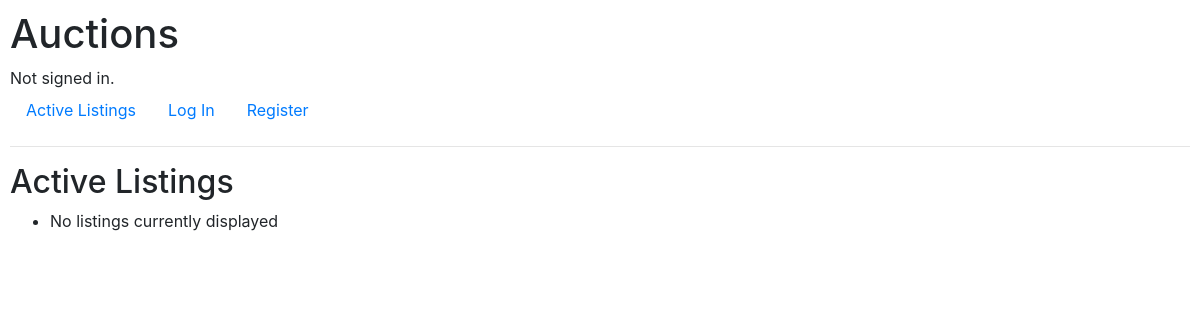
The app's page /, older data.
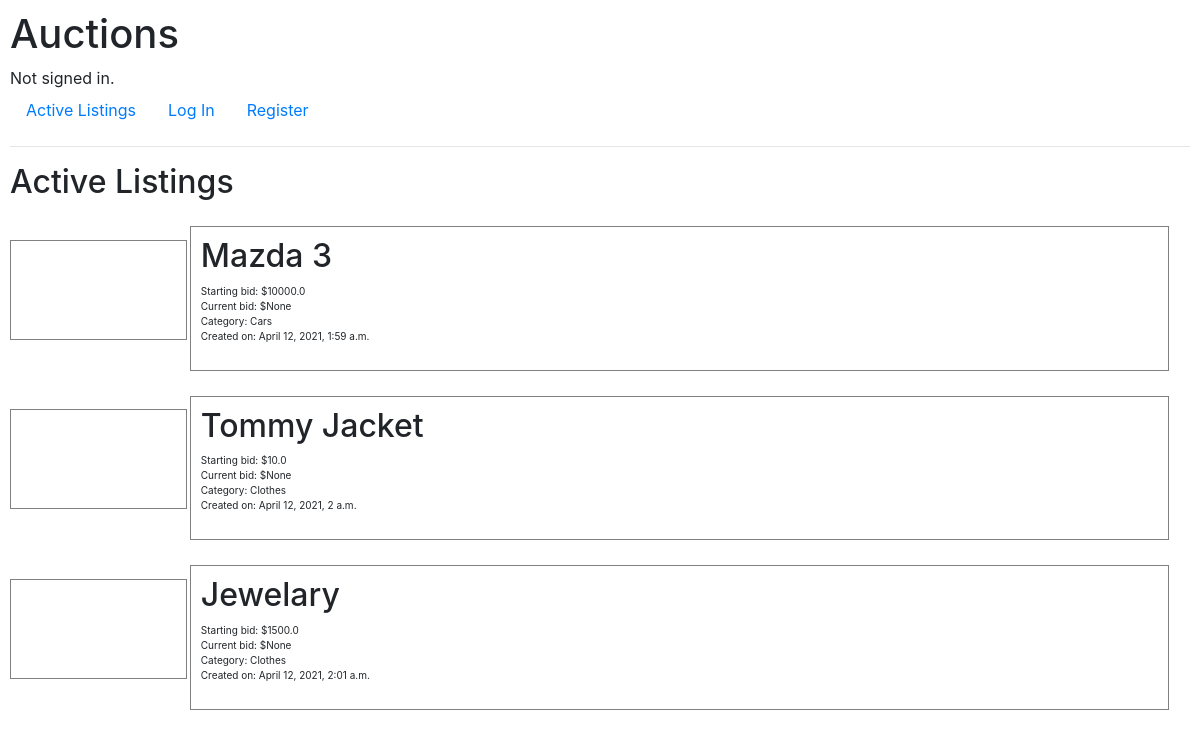
The same page, newer data.
### auctions/models.py (models this page shows, shortened)
class List(models.Model):
    title = models.CharField(max_length=64)
    created_date = models.DateTimeField(default= timezone.now)
    description = models.TextField()
    starting_bid= models.FloatField()
    current_bid = models.FloatField(blank= True, null=True)
    category = models.ForeignKey(Category, on_delete= models.CASCADE, related_name="Category")
    creator = models.ForeignKey(User, on_delete= models.PROTECT, related_name="Creator_lists")
    image = models.ImageField( blank = True, null = True, upload_to="images/")

class Category(models.Model):
    category = models.CharField(max_length=30)
    def __str__(self):
        return f'{self.category}'

### auctions/views.py (the view)
# urls.py: path("", views.index, name="index"),
def index(request):
    return render(request, "auctions/index.html",{
        "Listings": List.objects.all()
    })

### auctions/templates/auctions/index.html (shortened to what this page needs)
{% extends "auctions/layout.html" %}
{% block body %}
<h2>Active Listings</h2>
{% for list in Listings %}
<div class="listing">
    <div class="image">
    </div>
    <div class="content">
        <h2>{{ list.title }}</h2>
        <p>
            Starting bid: ${{ list.starting_bid }}<br>
            Current bid: ${{ list.current_bid }}<br>
            Category: {{ list.category }}<br>
            Created on: {{ list.created_date }}
        </p>
    </div>
{% empty %}
<ul>
    <li>No listings currently displayed</li>
</ul>
{% endfor %}
</div>
{% endblock %}

### auctions/templates/auctions/layout.html (shortened to what this page needs)
{% load static %}
<!DOCTYPE html>
<html lang="en">
    <head>
        <link rel="stylesheet" href="https://stackpath.bootstrapcdn.com/bootstrap/4.4.1/css/bootstrap.min.css">
        <link href="{% static 'auctions/styles.css' %}" rel="stylesheet">
    </head>
    <body>
        <h1>Auctions</h1>
        <div>
            {% if user.is_authenticated %}
                Signed in as <strong>{{ user.username }}</strong>.
            {% else %}
                Not signed in.
            {% endif %}
        </div>
        <ul class="nav">
            <li class="nav-item">
                <a class="nav-link" href="{% url 'index' %}">Active Listings</a>
            </li>
            {% if user.is_authenticated %}
                <li class="nav-item">
                    <a class="nav-link" href="{% url 'logout' %}">Log Out</a>
                </li>
            {% else %}
                <li class="nav-item">
                    <a class="nav-link" href="{% url 'login' %}">Log In</a>
                </li>
                <li class="nav-item">
                    <a class="nav-link" href="{% url 'register' %}">Register</a>
                </li>
            {% endif %}
        </ul>
        <hr>
        {% block body %}
        {% endblock %}
    </body>
</html>

### auctions/static/auctions/styles.css (style rules this page uses)
body { padding: 10px; }
.listing { font-size: 10px; text-align: left; margin-top: 25px; }
.image { display: inline-block; width: 15%; height: 100px; border: 1px solid gray; }
.content { display: inline-block; width: 83%; border: 1px solid gray; padding: 10px; }

Row changes from the older to the newer data that the page shows:
added List: title "Mazda 3", starting_bid "10000.0", current_bid "None", category "Cars", created_date "April 12, 2021, 1:59 a.m."
added List: title "Tommy Jacket", starting_bid "10.0", current_bid "None", category "Clothes", created_date "April 12, 2021, 2 a.m."
added List: title "Jewelary", starting_bid "1500.0", current_bid "None", category "Clothes", created_date "April 12, 2021, 2:01 a.m."
Text that changed along with them:
text no longer shown: "No listings currently displayed"
